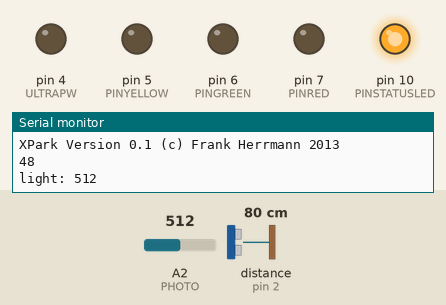
Recording of a sketch running on a simulated Arduino Uno, built with avr-gcc and run on an emulated ATmega328P. On the bench: output pins drawn as LEDs (lit = HIGH), the last lines printed to the serial monitor. Inputs (shaded band) come from the test bench; at power-on: A2 (PHOTO) = 512, distance to the obstacle (sensor on pin 2) 80 cm. The echo pulse lasts 58.3 µs per cm; sleep ends after the set time or at an interrupt.

Above: at 2.2 s.
2.3 s: A2 (PHOTO) set to 986
7.4 s: A2 (PHOTO) set to 1016
At 9.3 s:
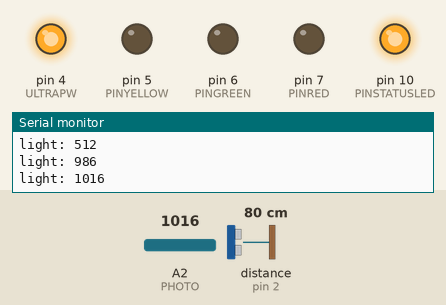
At 10.0 s:
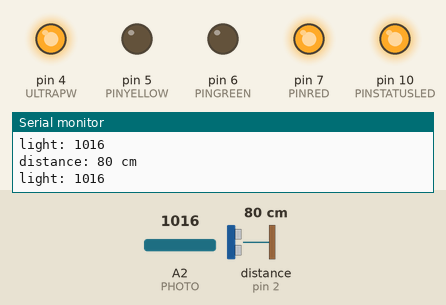
Timing chart, 0 to 11.5 s (numbered marks = the images above; inputs shaded):
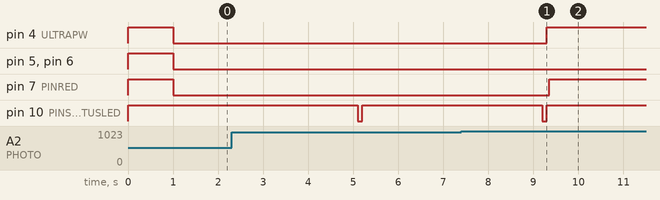

Measured:
- the behaviour switches between 1000 and 1001 on A2 (PHOTO) (found by bisection; images 0 and 1)
- after the input at 7.4 s, pin 4 (ULTRAPW), pin 7 (PINRED): LOW → HIGH after 1.9 s; pin 10 (PINSTATUSLED): goes on until 9.3 s, then stays HIGH

The sketch:

Xpark.ino
```cpp
//****************************************************************
/*
* Xpark spooter
* XPIX Development /  Frank Herrmann info@xpix.de
*
* sleepavr code from:
* KHM 2008 / Lab3/  Martin Nawrath nawrath@khm.de
* Kunsthochschule fuer Medien Koeln
* Academy of Media Arts Cologne
*/
//****************************************************************

#include <avr/sleep.h>
#include <avr/wdt.h>
#include "Ultrasonic.h"

#ifndef cbi
#define cbi(sfr, bit) (_SFR_BYTE(sfr) &= ~_BV(bit))
#endif
#ifndef sbi
#define sbi(sfr, bit) (_SFR_BYTE(sfr) |= _BV(bit))
#endif

#define ECHOPIN 2        // Pin to receive echo pulse
#define TRIGPIN 3        // Pin to send trigger pulse
#define MAX_DISTANCE 300 // Maximum distance we want to ping for (in centimeters). Maximum sensor distance is rated at 400-500cm.
#define ULTRAPW 4        // Pin to power up Ultrasonic

#define PINSTATUSLED 10

#define PINRED 7        // LED RED
#define PINGREEN 6      // LED GREEN
#define PINYELLOW 5     // LED YELLOW

#define PHOTO 2

volatile boolean f_wdt=1;

/*
* setup function
 * Initialize the serial line (D0 & D1) at 115200.
 * Then set the pin defined to receive echo in INPUT
 * and the pin to trigger to OUTPUT.
 */

void setup()
{
   Serial.begin(9600);
   Serial.println("XPark Version 0.1 (c) Frank Herrmann 2013");

   // Start Status LED
   pinMode(PINSTATUSLED,OUTPUT);    // set all ports into state after sleep
   pinMode(PINRED,OUTPUT);    // set all ports into state after sleep
   pinMode(PINGREEN,OUTPUT);    // set all ports into state after sleep
   pinMode(PINYELLOW,OUTPUT);    // set all ports into state after sleep
   pinMode(ULTRAPW,OUTPUT);    // set all ports into state after sleep

   digitalWrite(PINSTATUSLED, HIGH);
   digitalWrite(PINRED, HIGH);
   digitalWrite(PINGREEN, HIGH);
   digitalWrite(PINYELLOW, HIGH);

   digitalWrite(ULTRAPW, HIGH);
   delay(1000);

   // CPU Sleep Modes
   cbi( MCUCR,SE );      // sleep enable, power down mode
   cbi( MCUCR,SM0 );     // power down mode
   sbi( MCUCR,SM1 );     // power down mode

   setup_watchdog(8);

   off();
}

/*
* loop function.
 *
 */
void loop()
{
   if (f_wdt==1) {  // wait for timed out watchdog / flag is set when a watchdog timeout occurs
      f_wdt=0;       // reset flag

      pinMode(PINSTATUSLED,OUTPUT);    // set all ports into state after sleep
      digitalWrite(PINSTATUSLED, HIGH);

      int light = analogRead(PHOTO);  // reading photoresistor
      Serial.print("light: " );
      Serial.println(light );

      if(light > 1000){
         // State on and wait some ms
         f_wdt=1;       // reset flag

         // Light, wakeup and measure ...
         getDistance();
      } else {
        off();

        // Dark, go sleep ...
         // set all used port to intput to save power
         digitalWrite(ULTRAPW, LOW);
         pinMode(PINSTATUSLED,INPUT);
         pinMode(PINRED,INPUT);
         pinMode(PINGREEN,INPUT);
         pinMode(PINYELLOW,INPUT);
         // pinMode(ULTRAPW,INPUT);

         system_sleep(); // Zzzzz ....

         // set all ports into state after sleep
         // pinMode(ULTRAPW,OUTPUT);
         pinMode(PINRED,OUTPUT);
         pinMode(PINGREEN,OUTPUT);
         pinMode(PINYELLOW,OUTPUT);
         pinMode(PINSTATUSLED,OUTPUT);

         delay(100); // wait for us sensor
      }
   }
}

// Function to turn off all LEDs

void off(){
  digitalWrite(PINRED, LOW);
  digitalWrite(PINYELLOW, LOW);
  digitalWrite(PINGREEN, LOW);
}

long getDistance(){
   digitalWrite(ULTRAPW, HIGH);
   delay(50);

   Ultrasonic ultrasonic(TRIGPIN,ECHOPIN); // Create and initialize the Ultrasonic object.
   int cm = ultrasonic.Ranging(CM); // Range is calculated in Centimeters.

   Serial.print("distance: " );
   Serial.print(cm);
   Serial.println(" cm");

   // Switch LED's off
   off();

   if(cm >= 150){
      digitalWrite(PINGREEN, HIGH);
   }
   if(cm < 150 && cm >= 100){
      digitalWrite(PINYELLOW, HIGH);
   }
   if(cm && cm < 100){
      digitalWrite(PINRED, HIGH);
   }
   return cm;
}

//****************************************************************
// set system into the sleep state
// system wakes up when wtchdog is timed out
void system_sleep() {

   // Serial.print("Sleep ..." );
   delay(20);

   cbi(ADCSRA,ADEN);                    // switch Analog to Digitalconverter OFF

   set_sleep_mode(SLEEP_MODE_PWR_DOWN); // sleep mode is set here
   sleep_enable();

   sleep_mode();                        // System sleeps here

   sleep_disable();                     // System continues execution here when watchdog timed out
   sbi(ADCSRA,ADEN);                    // switch Analog to Digitalconverter ON
}

//****************************************************************
// 0=16ms, 1=32ms,2=64ms,3=128ms,4=250ms,5=500ms
// 6=1 sec,7=2 sec, 8=4 sec, 9= 8sec
void setup_watchdog(int ii) {

   byte bb;
   int ww;
   if (ii > 9 ) ii=9;
   bb=ii & 7;
   if (ii > 7) bb|= (1<<5);
      bb|= (1<<WDCE);
      ww=bb;
      Serial.println(ww);

      MCUSR &= ~(1<<WDRF);
      // start timed sequence
      WDTCSR |= (1<<WDCE) | (1<<WDE);
      // set new watchdog timeout value
      WDTCSR = bb;
      WDTCSR |= _BV(WDIE);
}

//****************************************************************
// Watchdog Interrupt Service / is executed when  watchdog timed out
ISR(WDT_vect) {
   f_wdt=1;  // set global flag
}
```
